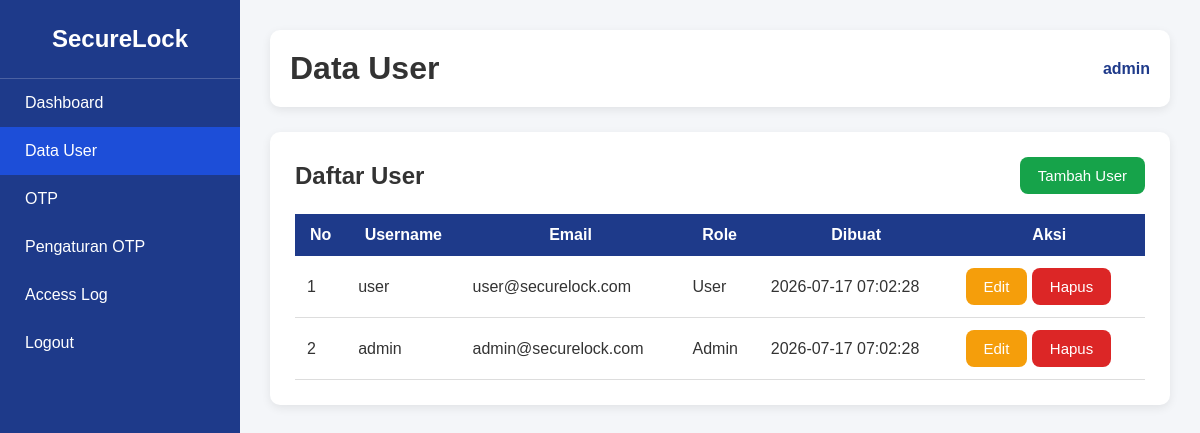
Screenshot of /user.php (signed in) with the database file from the repository.
### tables this page shows
CREATE TABLE users (
    id INT AUTO_INCREMENT PRIMARY KEY,
    username VARCHAR(50) NOT NULL UNIQUE,
    email VARCHAR(100) NOT NULL,
    password VARCHAR(255) NOT NULL,
    role ENUM('Admin','User') DEFAULT 'User',
    created_at TIMESTAMP DEFAULT CURRENT_TIMESTAMP
);

### user.php (the view, shortened to what this page needs)
<?php
include "koneksi.php";
$data = mysqli_query($conn, "SELECT * FROM users ORDER BY id DESC");
?>
<!DOCTYPE html>
<html lang="id">
<head>
    <link rel="stylesheet" href="css/style.css">
</head>
<body>
<div class="sidebar">
    <h2>SecureLock</h2>
    <a href="dashboard.php">Dashboard</a>
    <a href="user.php" class="active">Data User</a>
    <a href="otp.php">OTP</a>
    <a href="setting.php">Pengaturan OTP</a>
    <a href="access_log.php">Access Log</a>
    <a href="logout.php">Logout</a>
</div>
<div class="main">
    <div class="topbar">
        <h1>Data User</h1>
        <div class="profile">
            <?php echo $_SESSION['username']; ?>
        </div>
    </div>
    <div class="table-box">
        <div class="table-header">
            <h2>Daftar User</h2>
            <a href="tambah_user.php" class="btn btn-success">
                Tambah User
            </a>
        </div>
        <table>
            <tr>
                <th>No</th>
                <th>Username</th>
                <th>Email</th>
                <th>Role</th>
                <th>Dibuat</th>
                <th>Aksi</th>
            </tr>
            <?php
            $no = 1;
            while($row = mysqli_fetch_assoc($data)){
            ?>
            <tr>
                <td><?= $no++; ?></td>
                <td><?= $row['username']; ?></td>
                <td><?= $row['email']; ?></td>
                <td><?= $row['role']; ?></td>
                <td><?= $row['created_at']; ?></td>
                <td>
                    <a href="edit_user.php?id=<?= $row['id']; ?>" class="btn btn-warning">
                        Edit
                    </a>
                    <a href="hapus_user.php?id=<?= $row['id']; ?>"
                       class="btn btn-danger"
                       onclick="return confirm('Yakin ingin menghapus data ini?')">
                        Hapus
                    </a>
                </td>
            </tr>
            <?php } ?>
        </table>
    </div>
</div>
</body>
</html>

### css/style.css (style rules this page uses)
* { margin:0; padding:0; box-sizing:border-box; font-family:Poppins, Arial, sans-serif; }
body { background:#f4f6f9; color:#333; }
a { text-decoration:none; }
.sidebar { width:240px; height:100vh; background:#1e3a8a; position:fixed; left:0; top:0; overflow:auto; }
.sidebar h2 { color:white; text-align:center; padding:25px 10px; border-bottom:1px solid rgba(255,255,255,.2); }
.sidebar a { display:block; color:white; padding:15px 25px; transition:.3s; }
.sidebar .active { background:#1d4ed8; }
.main { margin-left:240px; padding:30px; }
.topbar { background:white; padding:20px; display:flex; justify-content:space-between; align-items:center; border-radius:10px; box-shadow:0 3px 10px rgba(0,0,0,.08); margin-bottom:25px; }
.profile { font-weight:bold; color:#1e3a8a; }
.table-box { background:white; padding:25px; border-radius:10px; box-shadow:0 3px 10px rgba(0,0,0,.08); }
.table-header { display:flex; justify-content:space-between; align-items:center; margin-bottom:20px; }
table { width:100%; border-collapse:collapse; }
table th { background:#1e3a8a; color:white; padding:12px; }
table td { padding:12px; border-bottom:1px solid #ddd; }
button, .btn { display:inline-block; padding:10px 18px; border:none; border-radius:8px; cursor:pointer; color:white; font-size:15px; transition:.3s; }
.btn-success { background:#16a34a; }
.btn-warning { background:#f59e0b; }
.btn-danger { background:#dc2626; }

### rows the page displays
users: username "user", email "user@securelock.com", role "User", created_at "2026-07-17 07:02:28"
users: username "admin", email "admin@securelock.com", role "Admin", created_at "2026-07-17 07:02:28"

### other values shown
$_SESSION['username'] "admin"
